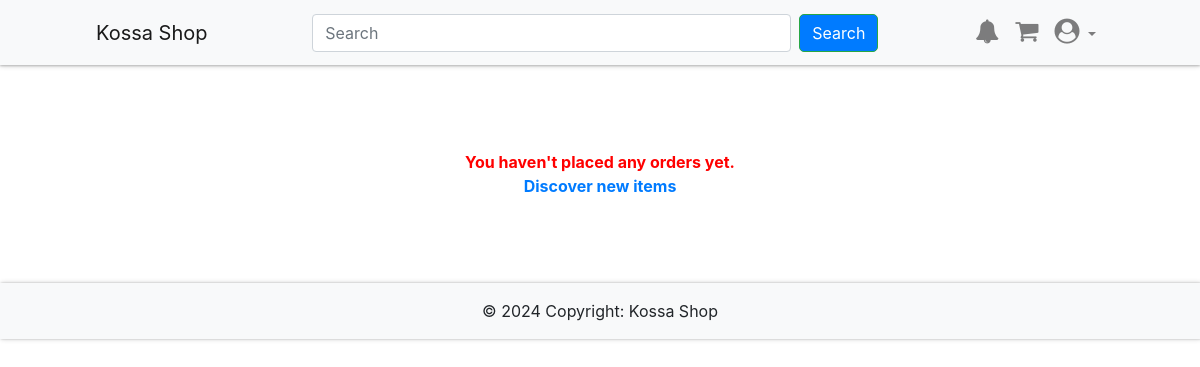
Before: /orders (signed in) with the older database file.
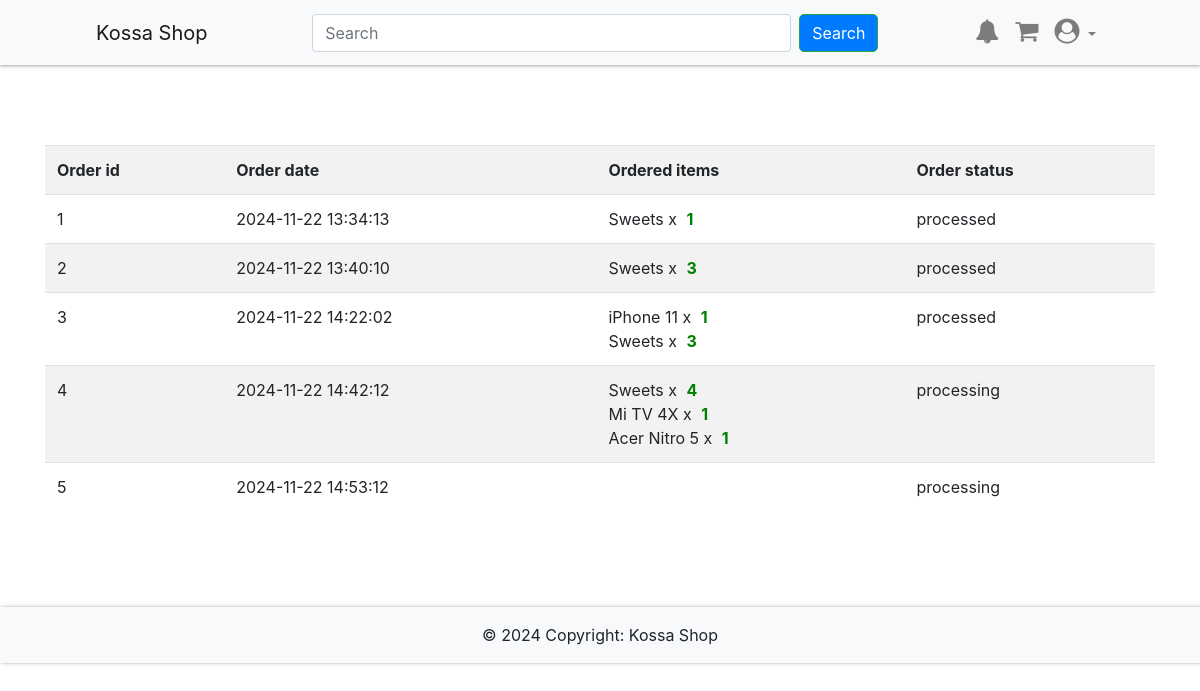
After: the same page with the newer database file.
### app/db_models.py (models this page shows)
class Order(db.Model):
    __tablename__ = "orders"
    id = db.Column(db.Integer, primary_key=True)
    uid = db.Column(db.Integer, db.ForeignKey('users.id'), nullable=False)
    date = db.Column(db.DateTime, nullable=False)
    status = db.Column(db.String(50), nullable=False)
    items = db.relationship("Ordered_item", backref="order")
    user = db.relationship('User', back_populates='orders', lazy=True)

class Ordered_item(db.Model):
    __tablename__ = "ordered_items"
    id = db.Column(db.Integer, primary_key=True)
    oid = db.Column(db.Integer, db.ForeignKey('orders.id'), nullable=False)
    itemid = db.Column(db.Integer, db.ForeignKey('items.id'), nullable=False)
    quantity = db.Column(db.Integer, db.ForeignKey('cart.quantity'), nullable=False)

class Item(db.Model):
    __tablename__ = "items"
    id = db.Column(db.Integer, primary_key=True)
    name = db.Column(db.String(100), nullable=False)
    price = db.Column(db.Float, nullable=False)
    category = db.Column(db.Text, nullable=False)
    image = db.Column(db.String(250), nullable=False)
    details = db.Column(db.String(250), nullable=False)
    price_id = db.Column(db.String(250), nullable=False)
    orders = db.relationship("Ordered_item", backref="item")
    in_cart = db.relationship("Cart", backref="item")

### app/__init__.py (the view)
@app.route('/orders')
@login_required
def orders():
	return render_template('orders.html', orders=current_user.orders)

### app/__init__.py (called while the page is built)
@app.context_processor
def inject_now():
	return {'now': datetime.utcnow()}

@login_manager.user_loader
def load_user(user_id):
	return User.query.get(user_id)

### app/templates/orders.html (shortened to what this page needs)
{% extends "base.html" %}
{% block content %}
    {% if not orders %}
		<div class="flash-error">
			You haven't placed any orders yet.<br>
			<a href="{{ url_for('home') }}">Discover new items</a>
		</div>
	{% else %}
    <table class="table table-striped">
        <tr>
            <th>Order id</th>
            <th>Order date</th>
			<th>Ordered items</th>
			<th>Order status</th>
        </tr>
    {% for order in orders %}
        <tr>
            <td>{{ order.id }}</td>
            <td>{{ order.date.strftime('%Y-%m-%d %H:%M:%S') }}</td>
			<td>
				{% for i in order.items %}
					{{ i.item.name }} x <span class="success">{{ i.quantity }}</span><br>
				{% endfor %}
			</td>
			<td>{{ order.status }}</td>
        </tr>
    {% endfor %}
    </table>
	{% endif %}
{% endblock %}

Changed rows visible on the page:
added Order: id "1", date "2024-11-22 13:34:13", status "processed"
added Ordered_item: item.name "Sweets", quantity "1"
added Order: id "2", date "2024-11-22 13:40:10", status "processed"
added Ordered_item: item.name "Sweets", quantity "3", shown under "2"
added Order: id "3", date "2024-11-22 14:22:02", status "processed"
added Ordered_item: item.name "iPhone 11", quantity "1", shown under "3"
added Ordered_item: item.name "Sweets", quantity "3"
added Order: id "4", date "2024-11-22 14:42:12", status "processing"
added Ordered_item: item.name "Sweets", quantity "4"
added Ordered_item: item.name "Mi TV 4X", quantity "1", shown under "4"
added Ordered_item: item.name "Acer Nitro 5", quantity "1", shown under "4"
added Order: id "5", date "2024-11-22 14:53:12", status "processing"
Other visible differences:
text no longer shown: "You haven't placed any orders yet. Discover new items"
text now shown: "Order id Order date Ordered items Order status"
